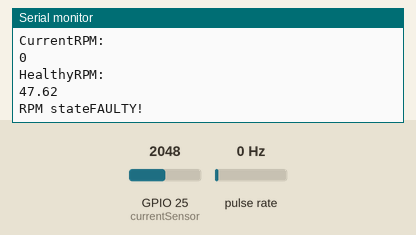
Recording of a sketch running on a simulated ESP32. On the bench: the last lines printed to the serial monitor. Wiring (inferred from the names in the program): pulse sensor: data GPIO 15. The inputs (shaded band) are chosen by the test bench; at power-on: pulse rate 0 Hz, GPIO 25 (currentSensor) = 2048.

Above: at 1.2 s.
1.3 s: pulse rate (sensor on GPIO 15) set to 150 Hz
At 1.51 s:
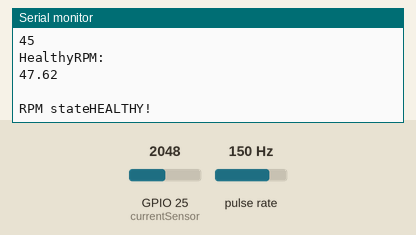
3.0 s: pulse rate (sensor on GPIO 15) set to 4 Hz
At 6.52 s:
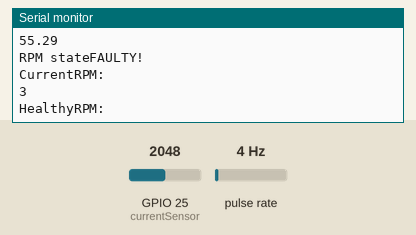
Timing chart, 0 to 8.0 s (numbered marks = the images above; inputs shaded):
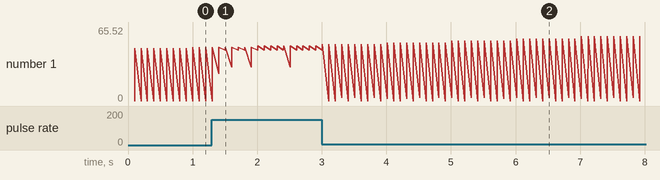

Measured:
- after the input at 1.3 s, the serial monitor: prints a new line after 0.11 s (image 1)
- after the input at 3.0 s, the serial monitor: prints a new line after 0.31 s (image 2)

The sketch:

Arduino.ino
```cpp
#define encoder 15
#define currentSensor 25

unsigned int rpm;
volatile byte pulses;
unsigned long TIME;
unsigned long mesTIME;
unsigned int pulse_per_turn = 20;

float maxError;           // maximum allowed error between measured RPM and healthy RPM
unsigned long startTime;  // start time of the measurement
float healthyRPM;
//depends on the number of slots on the slotted disc


////////////Fitting function parameters

float a;
float b;
float c;
float d;


void count() {
  // counting the number of pulses for calculation of rpm
  pulses++;
}

void setup() {
  //reset all to 0
  rpm = 0;
  pulses = 0;
  TIME = 0;

  maxError = 10.0;  // maximum allowed error between measured RPM and healthy RPM
  startTime = 0;    // start time of the measurement
  healthyRPM = 0.0;

  Serial.begin(115200);
  pinMode(currentSensor, INPUT);
  pinMode(encoder, INPUT);  // setting up encoder pin as input
  //triggering count function everytime the encoder turns from HIGH to LOW
  attachInterrupt(digitalPinToInterrupt(encoder), count, FALLING);

  a = 0.00436;
  b = -0.03971;
  c = 1.068;
  d = 46.51;
}


float healtyRPM(long time) {

  float t = time / 1000;
  float fx = (a*pow(t, 3)) - (b * pow(t, 2)) + (c * t) + d;
  return fx;
}


void loop() {

  float adc = analogRead(currentSensor);

  if (millis() - TIME >= 100) {  // updating every 0.1 second

    float voltage = (adc / 1024.0) * 5;
    float current = (voltage - 2500) / 100;

    detachInterrupt(digitalPinToInterrupt(encoder));  // turn off trigger
    //calcuate for rpm
    rpm = (60 * 100 / pulse_per_turn) / (millis() - TIME) * pulses;
    TIME = millis();
    pulses = 0;
    Serial.println("CurrentRPM: ");
    Serial.println(rpm);

    healthyRPM = healtyRPM(millis() - startTime);
    Serial.println("HealthyRPM: ");
    Serial.println(healthyRPM);

    if (millis() - startTime >= 40000) {  ////Reinitiate time interval every 40 secs because it's the working range of the function
      startTime += 40000;
    }

      // calculate error between measured RPM and healthy RPM
  float error = abs(rpm - healthyRPM) / healthyRPM * 100.0;

   if (error <= maxError) {
    Serial.println(" ");
    Serial.print("RPM state");
    Serial.println("HEALTHY!");
  } else {
    Serial.print("RPM state");
    Serial.println("FAULTY!");
  }


  }

  //trigger count function everytime the encoder turns from HIGH to LOW
  attachInterrupt(digitalPinToInterrupt(encoder), count, FALLING);


}
```
